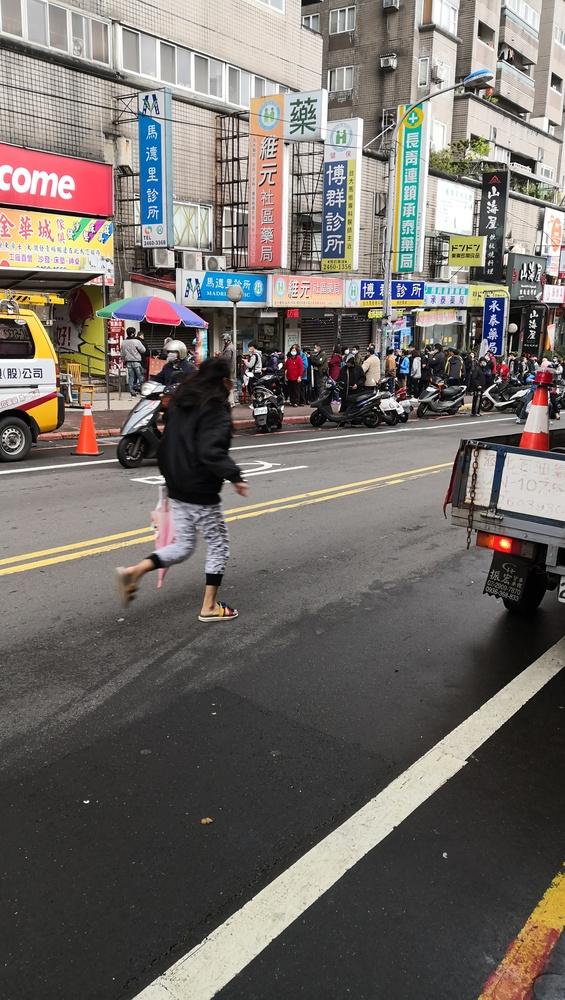
%> input picture 01_Hough Transform/road.jpg, 565 x 1000 px, shrunk from 2240 x 3968 before the run
$ octave linear_hough_transform.m   (GNU Octave 9; MATLAB toolbox functions it lacks are replaced by stand-ins)
%> lines starting %> are read from the running program, lines starting %| are printed output that depends on the picture
% RGB to GRAY
imgRGB = imread("road.jpg");
%> imgRGB is the input picture: size 1000x565x3 uint8; mean R, G, B 114.4, 108.5, 103.8
imgGray = rgb2gray(imgRGB);
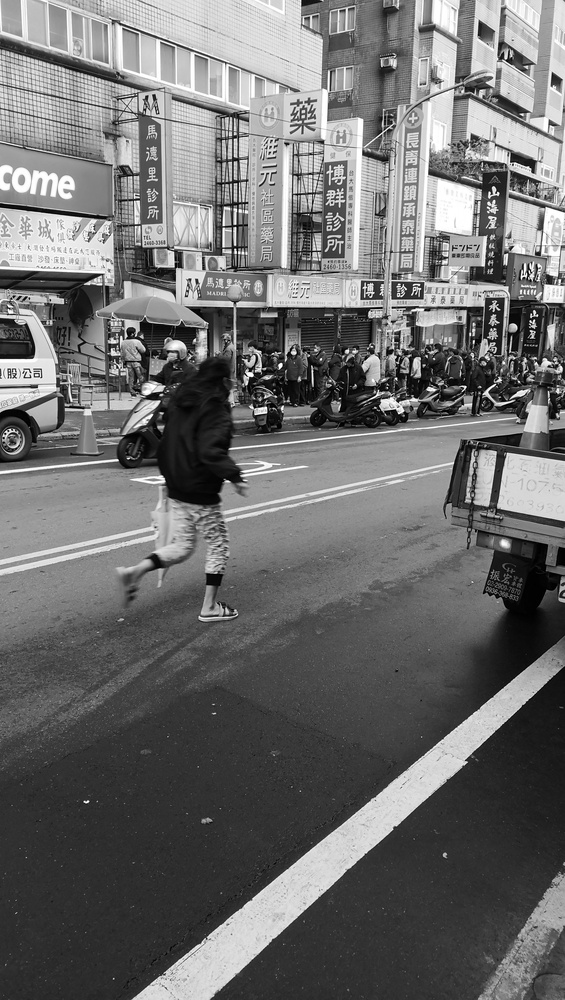
%> imgGray: size 1000x565 uint8; min 0, max 255, mean 109.8

% Edge Detection
imgEdge_bad = edge(imgGray, 'canny');
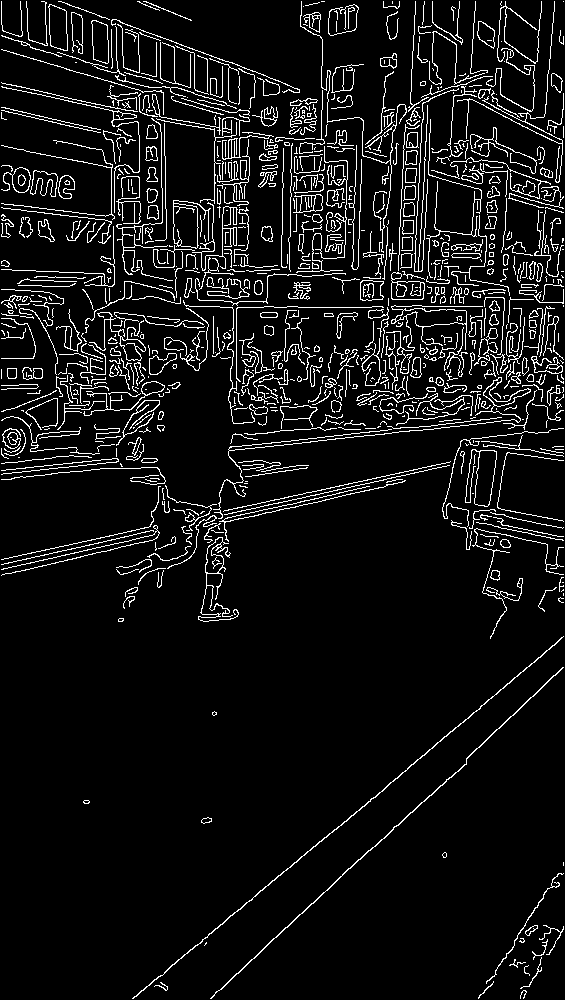
%> imgEdge_bad: size 1000x565 logical; 7.6% white in thin lines or dots
imgBlur = imgaussfilt(imgGray, 10);
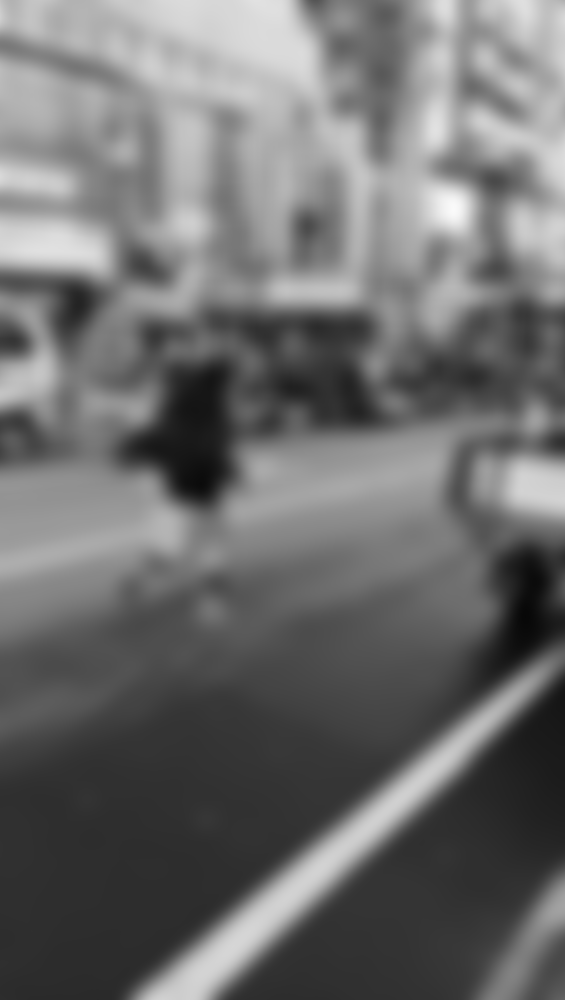
%> imgBlur: size 1000x565 uint8; min 7, max 250, mean 109.8
imgEdge = edge(imgBlur, 'canny');
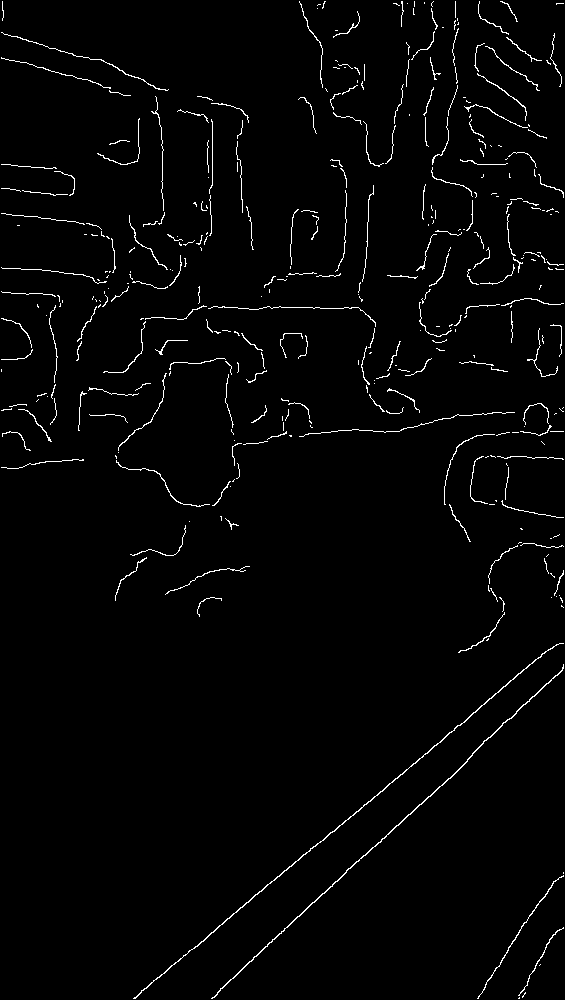
%> imgEdge: size 1000x565 logical; 2% white in thin lines or dots

% Hough Transform
[H, T, R] = hough(imgEdge, 'RhoResolution', 0.5, 'ThetaResolution', 0.5);
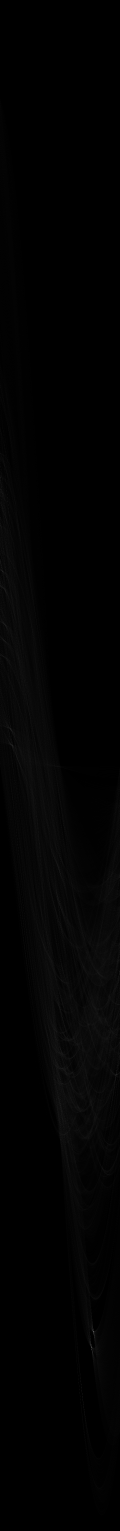
%> H: size 4591x360 double (shown at 1/3 size); min 0, max 214, mean 2.5
%> T = 360 values from -90 to 89.5; R = 4591 values from -1147.5 to 1147.5
peakValue = houghpeaks(H, 10);
%> peakValue = [3996 281; 4042 275]
lines = houghlines(imgEdge, T, R, peakValue,'FillGap',1000,'MinLength',3)
%> lines = 2 lines; point1 to point2 (x, y): (551, 649) to (134, 999), (559, 674) to (223, 988)

% Plot
figure(1);
subplot(1,5,1); imshow(imgRGB);  title("RGB Image");
subplot(1,5,2); imshow(imgGray); title("Gray Image");
subplot(1,5,3); imshow(imgBlur); title("Blur Image");
subplot(1,5,4); imshow(imgEdge); title("Edge Image");
subplot(1,5,5); imshow(imgEdge_bad); title("Bad Edge Image");

figure(2);
imshow(imadjust(mat2gray(H))); title("Image After Hough Transform");
%> after `imshow(imadjust(mat2gray(H)))`:
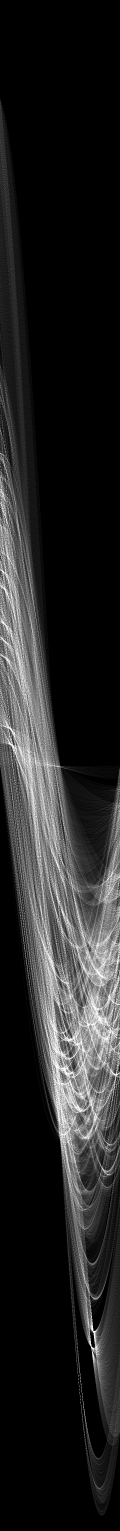
%> displayed picture: size 4591x360, on the screen's scale of 0 to 255 (shown at 1/3 size); min 0, max 255, mean 36.4
axis on, axis normal, hold on;

figure(3);
imshow(imgRGB); hold on; title("Detect Result");
for k = 1:length(lines)
    xy = [lines(k).point1; lines(k).point2];
    plot(xy(:,1),xy(:,2),'LineWidth',3,'Color','green');
end
%> this loop made 2 passes
%> xy on passes 1 to 2: [551 649; 134 999], [559 674; 223 988]
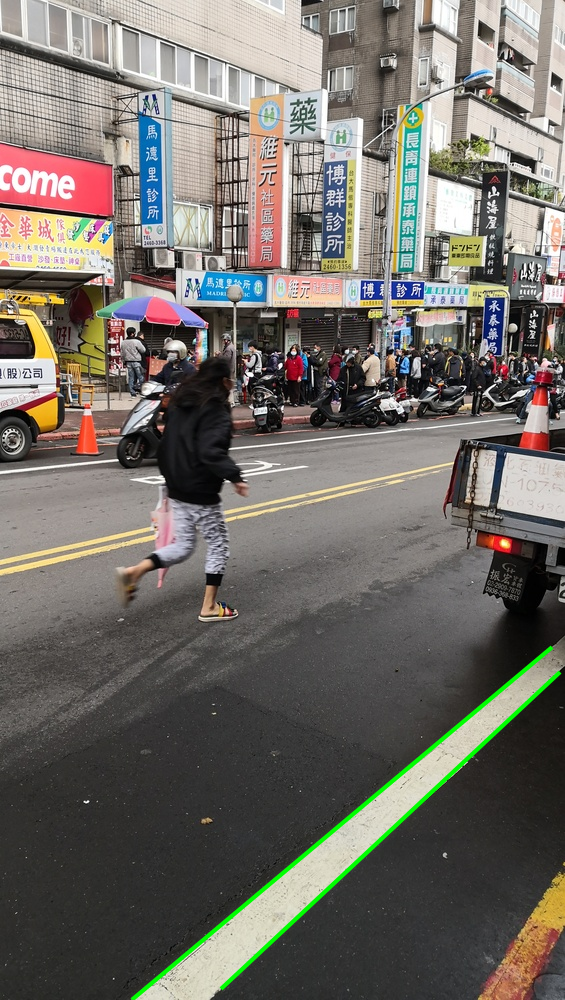
%> figure redrawn from the program's plot data; its title reads 'Detect Result'

$ run again, with 01_Hough Transform/Preprocessing.jpg copied over 01_Hough Transform/road.jpg
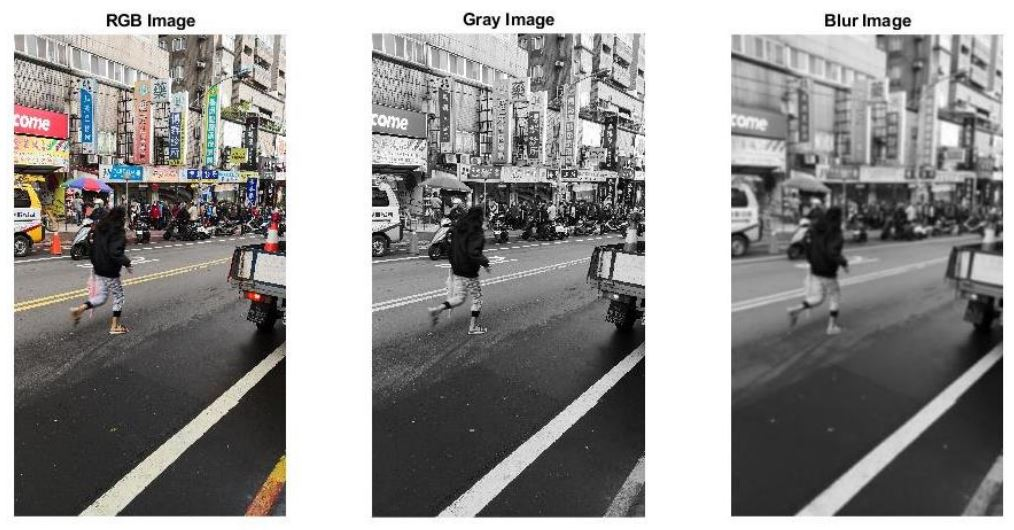
%> input picture 01_Hough Transform/Preprocessing.jpg, 1014 x 530 px
%> imgRGB is the input picture: size 530x1014x3 uint8; mean R, G, B 147.9, 146.5, 145.4
%> `imgEdge_bad = edge(imgGray, 'canny');`:
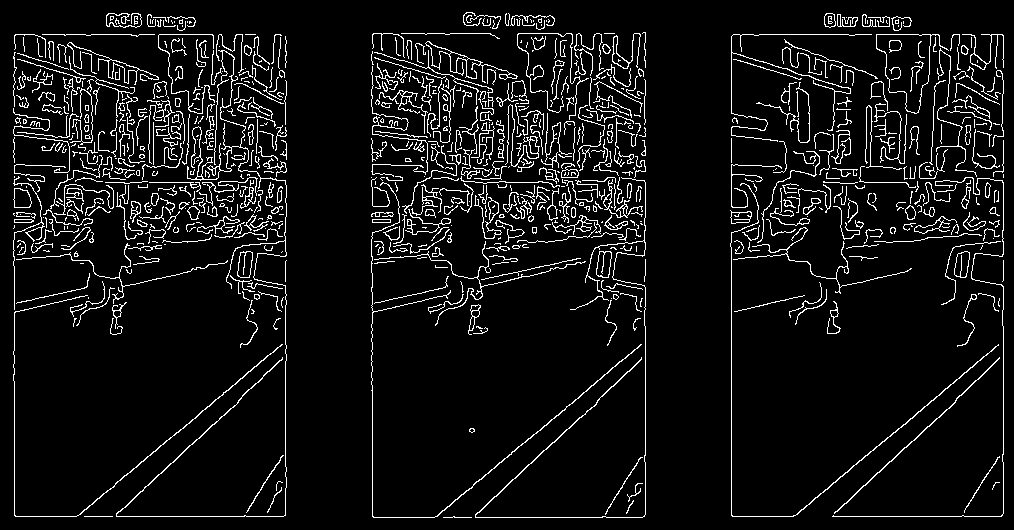
%> imgEdge_bad: size 530x1014 logical; 7.3% white in thin lines or dots
%> imgEdge: size 530x1014 logical; 1.9% white in thin lines or dots
%> T = 360 values from -90 to 89.5; R = 4573 values from -1143 to 1143
%> peakValue = [1255 1; 3749 181; 2315 181; 3031 181]
%> lines = 4 lines; point1 to point2 (x, y): (28, 517) to (995, 517), (373, 47) to (373, 505), (15, 48) to (15, 505), (732, 47) to (732, 501)
%> the loop `for k = 1:length(lines)` made 4 passes
%> xy on passes 1 to 4: [28 517; 995 517], [732 47; 732 501], [15 48; 15 505], [373 47; 373 505]
%> after the loop `for k = 1:length(lines)`:
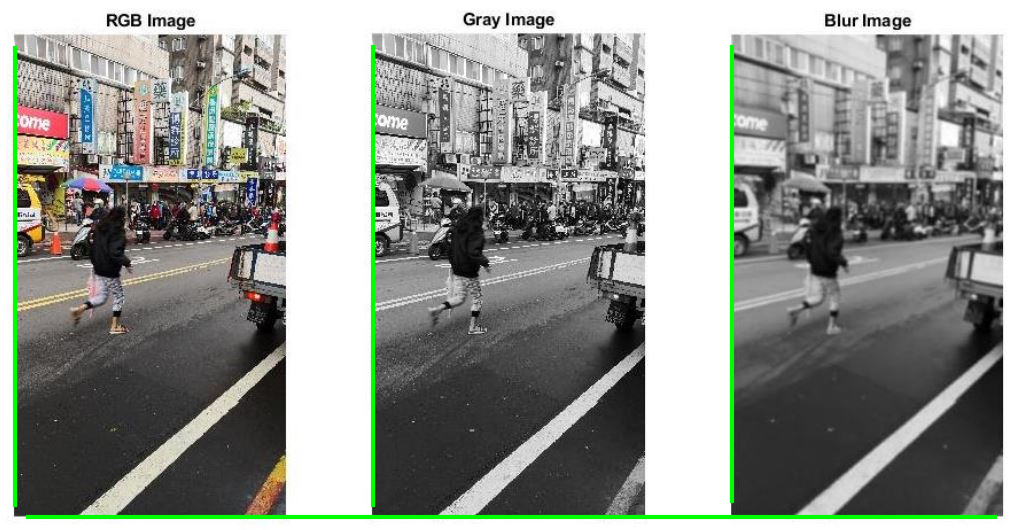
%> figure redrawn from the program's plot data; its title reads 'Detect Result'
